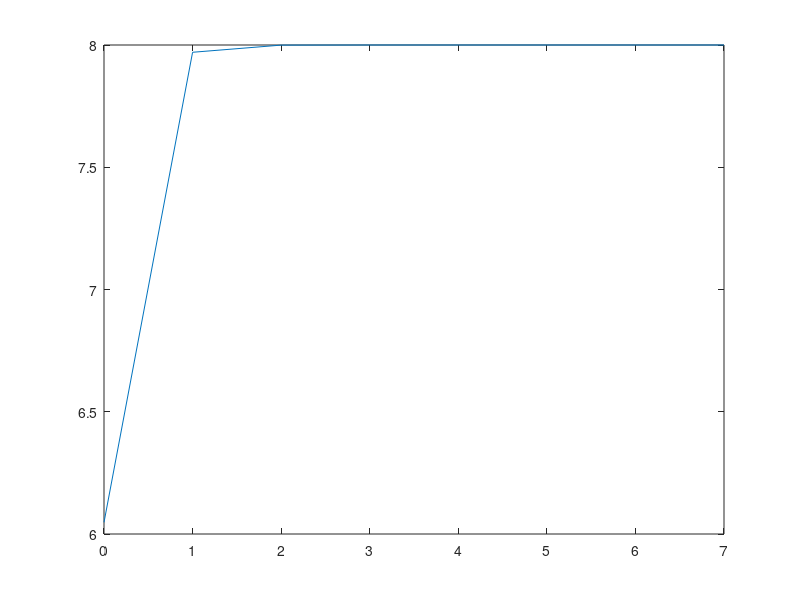

Reproduce this figure in MATLAB.
clear

x = log([ 150; 200; 300; 500; 1000; 2000 ]);
y = log(8 - [ 1/2; 1/3; 1/4; 1/5; 1/6; 1/7]);

A = [ones(length(x), 1) x];

B = A' * A;
C =  A' * y;

d = B \ C; 

coeff1 = log(d(1)); 
coeff2 = log(d(2)); 


xmq = min(0):1:max(x);

U = 8 - exp(coeff1 + coeff2*xmq);

plot(xmq,U,'-');